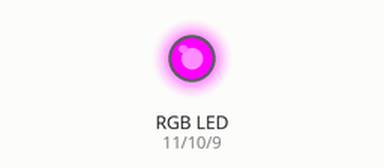
Bench run of a sketch on a simulated Arduino Uno, built with avr-gcc and run on an emulated ATmega328P. On the bench: an RGB LED mixed from three pins (HIGH = lit).

Above: at 0.1 s.
At 6.1 s:
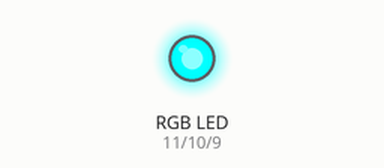
At 9.1 s:
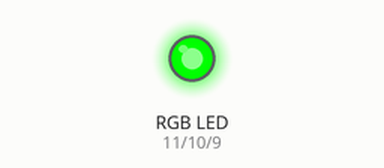
At 18.1 s:
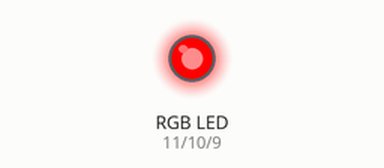
At 29.1 s:
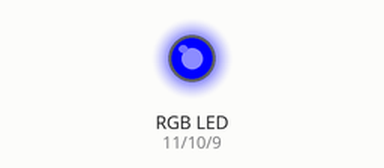
At 38.1 s:
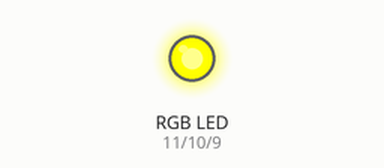
Timing chart, 0 to 39.6 s (numbered marks = the images above):
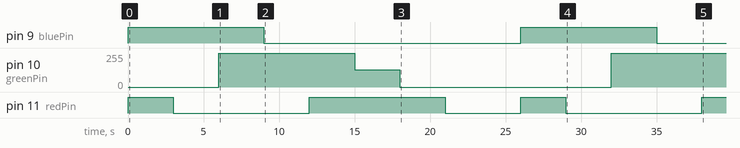

Measured:
- by itself, pin 9 (bluePin): alternates HIGH for 9.0 s and LOW for 17.0 s
- by itself, pin 10 (greenPin): 0/255 → 255/255 at 6.0 s, → 128/255 9.0 s later, → 0/255 3.0 s later, → 255/255 14.0 s later
- by itself, pin 11 (redPin): goes HIGH 3.0 s, LOW 9.0 s, HIGH 9.0 s, LOW 5.0 s, HIGH 3.0 s, LOW 9.0 s, then HIGH

The sketch:

sketch_dec17a.ino
```cpp
int redPin = 11;
int greenPin = 10;
int bluePin = 9;

void setup()
{
pinMode(redPin, OUTPUT);
pinMode(greenPin, OUTPUT);
pinMode(bluePin, OUTPUT);
}

void loop()
{
  setColor(255, 0, 255); // фазан
delay(3000);
setColor(0, 0, 255); // сидит
delay(3000);
setColor(0, 255, 255); // где
delay(3000);
setColor(0, 255, 0); // знать
delay(3000);
setColor(255, 255, 0); // желает
delay(3000);
setColor(255, 128, 0); // охотник
delay(3000);
setColor(255, 0, 0); // каждый
delay(3000);
setColor(0, 0, 0);
delay(5000);
}

void setColor(int red, int green, int blue)
{
analogWrite(redPin, red);
analogWrite(greenPin, green);
analogWrite(bluePin, blue);
}
```
